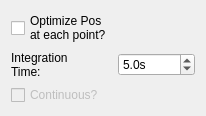
            <widget class="QWidget" name="tab_5">
             <attribute name="title">
              <string>Fluorescence</string>
             </attribute>
             <layout class="QGridLayout" name="gridLayout_13">
              <item row="2" column="0">
               <widget class="QLabel" name="label_7">
                <property name="text">
                 <string>&lt;html&gt;&lt;head/&gt;&lt;body&gt;&lt;p&gt;Integration&lt;br/&gt;Time:&lt;/p&gt;&lt;/body&gt;&lt;/html&gt;</string>
                </property>
               </widget>
              </item>
              <item row="3" column="0">
               <widget class="QCheckBox" name="align_2d_fluorescence_continous_CheckBox">
                <property name="enabled">
                 <bool>false</bool>
                </property>
                <property name="text">
                 <string>Continuous?</string>
                </property>
               </widget>
              </item>
              <item row="1" column="0">
               <widget class="QCheckBox" name="align_2d_fluorescence_optimize_CheckBox">
                <property name="text">
                 <string>Optimize Pos 
at each point?</string>
                </property>
               </widget>
              </item>
              <item row="2" column="1">
               <widget class="ScienDSpinBox" name="align_2d_fluorescence_integrationtime_DSpinBox">
                <property name="suffix">
                 <string>s</string>
                </property>
                <property name="decimals">
                 <number>1</number>
                </property>
                <property name="maximum">
                 <double>10000.000000000000000</double>
                </property>
                <property name="value">
                 <double>5.000000000000000</double>
                </property>
               </widget>
              </item>
             </layout>
            </widget>
